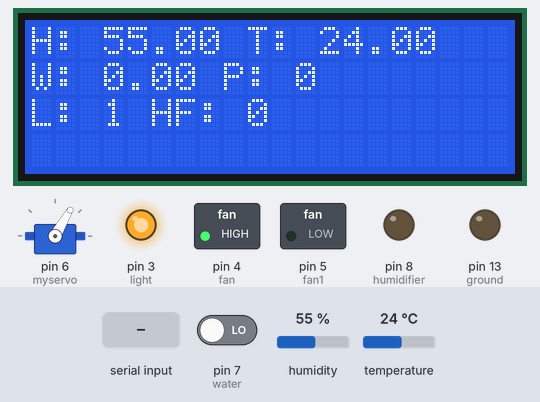
A sketch run on a simulated Arduino Uno, built with avr-gcc and run on an emulated ATmega328P. Parts: 20×4 character LCD, servo, switched loads named in the sketch (green lamp = pin HIGH), output pins drawn as LEDs (lit = HIGH). Inputs (shaded band) come from the test bench; at power-on: temperature 24 °C, pin 7 (water) LOW, humidity 55 %. What the sketch prints to the serial monitor is not drawn.

Above: at 2.2 s.
2.3 s: temperature set to 35.8 °C
At 4.2 s:
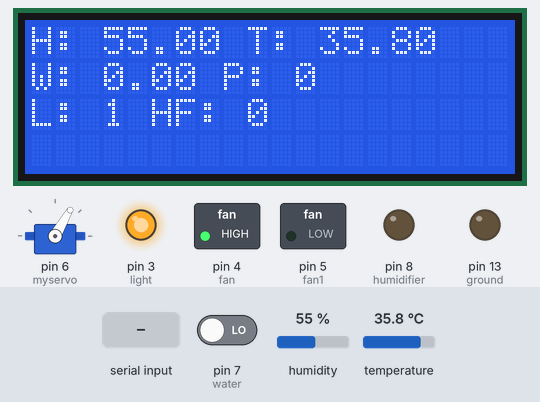
4.7 s: temperature set to 36.6 °C
At 6.4 s:
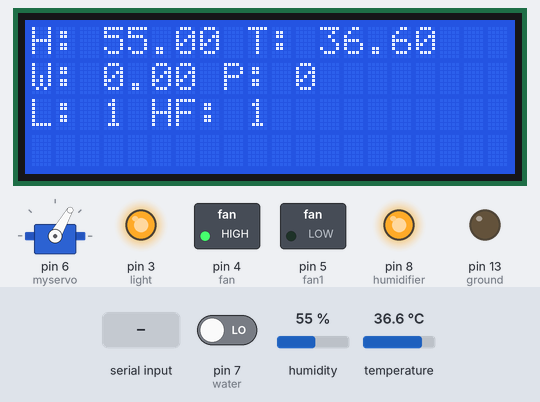
6.7 s: "30,150,10\n" received over Serial
At 9.2 s:
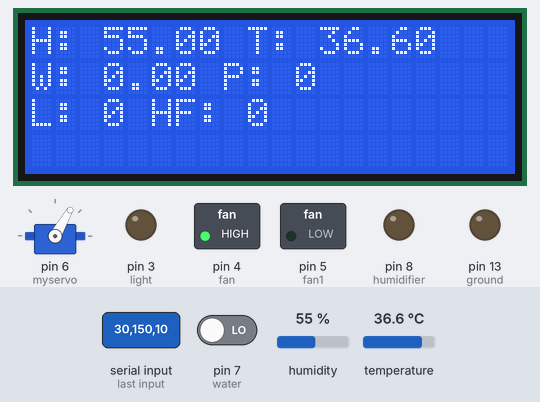
10.9 s: pin 7 (water) driven HIGH
At 11.8 s:
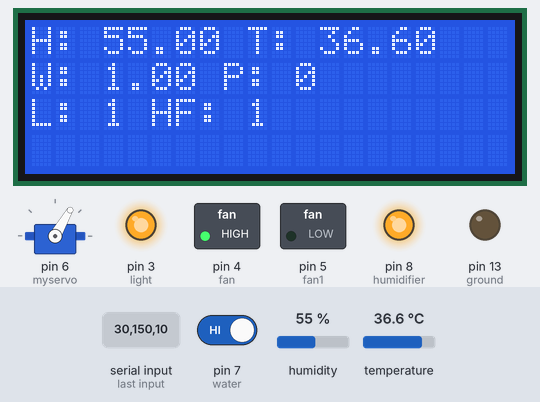
13.0 s: humidity set to 22 %
At 14.1 s:
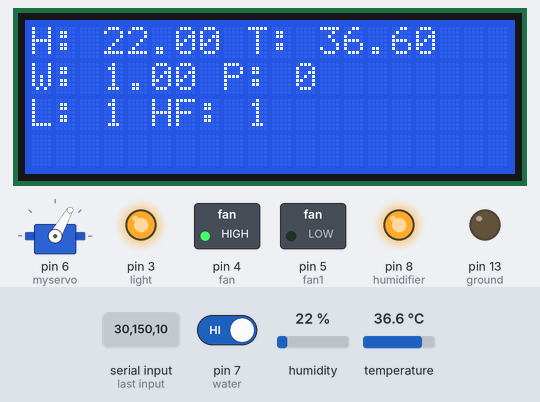
15.0 s: "90,45,200\n" received over Serial
At 17.2 s:
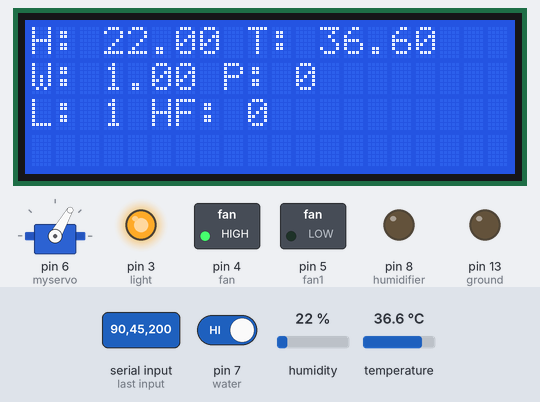
Timing chart, 0 to 19.2 s (numbered marks = the images above; inputs shaded):
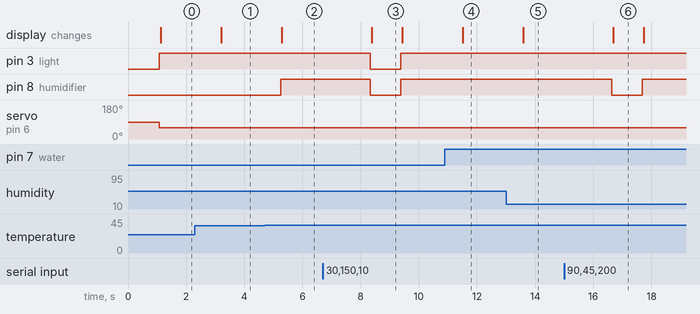

Measured:
- the behaviour switches between 36.5 and 36.6 °C on temperature (found by bisection; images 1 and 2)
- after the input at 2.3 s, the display: changes after 0.91 s (image 1)
- after the input at 4.7 s, pin 8 (humidifier): LOW → HIGH after 0.55 s; the display: changes after 0.59 s (image 2)
- after the input at 6.7 s, pin 3 (light), pin 8 (humidifier): HIGH → LOW after 1.6 s, → HIGH 1.0 s later; the display: changes after 1.7 s (image 3)
- after the input at 10.9 s, the display: changes after 0.61 s (image 4)
- after the input at 13.0 s, the display: changes after 0.60 s (image 5)
- after the input at 15.0 s, pin 8 (humidifier): HIGH → LOW after 1.6 s, → HIGH 1.0 s later; the display: changes after 1.7 s (image 6)

The sketch:

arduino.ino
```cpp
// include outside libraries
#include <DHT.h>
#include <Wire.h>
#include <LiquidCrystal_I2C.h>
#include <Servo.h>
//------------------------//

/*
 * mapping
 * DHT          pin 2
 * light        pin 3 (to relay)
 * fan          pin 4
 * fan1         pin 5
 * servo        pin 6
 * water sensor pin 7
 * humidifier   pin 8 (to relay)
 * ground alike pin 13
*/

//------ define some variables(pin)---//
#define DHTTYPE DHT22
#define DHTPIN 2
#define light 3
#define fan 4
#define fan1 5
#define water 7
#define humidifier 8
#define ground 13
//---------------------------//

//----------declare some variables------//
Servo myservo;                   // declare myservo as Servo
DHT dht(DHTPIN, DHTTYPE);        // declare dht as DHT at pin 2 type DHT22
LiquidCrystal_I2C lcd(0x27, 2, 1, 0, 4, 5, 6, 7, 3, POSITIVE); // Set the LCD I2C address
HardwareSerial & commu = Serial; // declare commu as Serial
//--------------------------------------//

//----------declare some global variables------//
  float hum_kg = 0.00;
  float hum_err = 0.00;
  float hum_est = 0.00;
  float temp_kg = 0.00;
  float temp_err = 0.00;
  float temp_est = 0.00;
  float bhum = 0.00;
  float btemp = 0.00;
//--------------------------------------//

char fromEsp[18]; //Initialized variable to store recieved data from ESPino32

/*Initiate part*/
void setup(){
  commu.begin(9600);          // Begin the commu Serial at 9600 Baud
  dht.begin();                // Begin the dht sensor
  lcd.begin(20,4);            // Initiate the lcd for 16 chars 2 lines, turn on backlight
  pinMode(water, INPUT);      // set water as input
  pinMode(light,OUTPUT);      // set light as output
  pinMode(humidifier,OUTPUT); // set humidifier as output
  pinMode(fan,OUTPUT);        // set fan as output
  pinMode(fan1,OUTPUT);       // set fan1 as output
  pinMode(ground,OUTPUT);     // set ground as output
  myservo.attach(6);          // attach servo to pin 6

  /*greeting with "KINNAREE" */
  lcd.setCursor(0,0);
  lcd.print("KINNAREE");
  delay(1000);
  lcd.clear();

  /*turn pin 13 to ground*/
  digitalWrite(ground,LOW);

  /*start fan*/
  digitalWrite(fan, HIGH);
  digitalWrite(fan1, LOW);
}


/*main loop*/
void loop(){

  /*get data from sensors*/
  float temp = dht.readTemperature(); // read temperature for dht
  float hum = dht.readHumidity();   // read humidity from dht
  float water_status = digitalRead(water);  // read water from water sensor

  /*Initialize setting for incubator, in case lost connect to ESPINO32*/
  float maxHum = 58.00;           //max Humadity
  float maxTemp = 37.00;          //max Temperature
  int   tray_pos = 0;             //Tray position (0 off, 1 on)
  int   light_status = 1;         //light status (0 off, 1 on)
  int   humidifier_status = 1;    //humidifier status

  /* Reading from ESP*/
  while(commu.available()){
     commu.readBytes(fromEsp,18);
      String message = String(fromEsp);                           //Change what we get from ESP to string
      float set_hum = message.substring(0,5).toFloat();           //Cut 0-4 positions of String to be set_hum
      float set_temp = message.substring(6,11).toFloat();         //Cut 6-10 positions of String to be set_temp
      int set_light = message.substring(12,13).toInt();           //Cut 12 position of String to be set_light
      int set_humidifier = message.substring(14,15).toInt();      //Cut 14 position of String to be set_humidifier
      int set_tray = message.substring(16,17).toInt();            //Cut 16 position of String to be set_tray

      /*set variables according to Espino32*/
      light_status = set_light;
      humidifier_status = set_humidifier;
      tray_pos = set_tray;
      maxHum = set_hum;
      maxTemp = set_temp;
  }

  /*Check if is NAN then use the backup value*/
  if(isnan(temp)||isnan(hum)){
    temp = btemp;
    hum = bhum;
  }else{
    btemp = temp;
    bhum = hum;
  }

  /*use kalman filter*/
  kalman_filter(temp, temp_kg, 5.00, temp_err, temp_est);   //use tool error as 5 percents
  kalman_filter(hum, hum_kg, 5.00, hum_err, hum_est);       //use tool error as 5 percents

  /*Control System*/
  check_temp(temp,maxTemp);
  /*Start to Control Humidity when temperature is stable*/
  if(abs(temp-maxTemp)<0.50){
     check_humid(hum,maxHum);
  }else{
     digitalWrite(humidifier,LOW);
    }
  egg_position(tray_pos); //turn egg tray
  light_status = digitalRead(light);                  //get light_status
  humidifier_status = digitalRead(humidifier);        //get humidifier_status

  /* sending data to ESPINO32*/
  String msg = String(hum) + "/" + String(temp) + "/" + String(light_status) + "/" + String(humidifier_status) + "/" + String(tray_pos)+"/";
  const char *toEsp = msg.c_str();
  commu.write(toEsp);

  /*show on lcd*/
  lcd.setCursor(0,0);
  lcd.print("H: ");
  lcd.print(hum);
  lcd.print(" T: ");
  lcd.print(temp);
  lcd.setCursor(0,1);
  lcd.print("W: ");
  lcd.print(water_status);
  lcd.print(" P: ");
  lcd.print(tray_pos);
  lcd.setCursor(0,2);
  lcd.print("L: ");
  lcd.print(light_status);
  lcd.print(" HF: ");
  lcd.print(humidifier_status);
  delay(1000);
}


//---------------some functions-----------------//
/*Kalman Filter, eliminate noise and make it more accurate*/
void kalman_filter(float mea, float KG, float err_mea, float err_est, float EST){
      KG = err_est/(err_est+err_mea);
      EST = EST + KG*(mea-EST);
      err_est = (1-KG)*err_est;
  }

/*Turn motor according to egg position*/
void egg_position(int pos){
  //pos == 0 for front position and pos ==1 for back
  if(pos == 0){
    myservo.write(60);
  }else if(pos == 1){
    myservo.write(180);
    }
}

/*Check if we should turn the humidifier on or not*/
void check_humid(float humid, float maxHum){
    if (humid<= maxHum){
      digitalWrite(humidifier,HIGH);
    }else{
      digitalWrite(humidifier,LOW);
    }
}

/*Check if we should turn ther temperature on or not*/
void check_temp(float temp, float maxTemp){
  if(temp <= maxTemp){
    digitalWrite(light, HIGH);
  }else{
    digitalWrite(light, LOW);
  }
}
```
